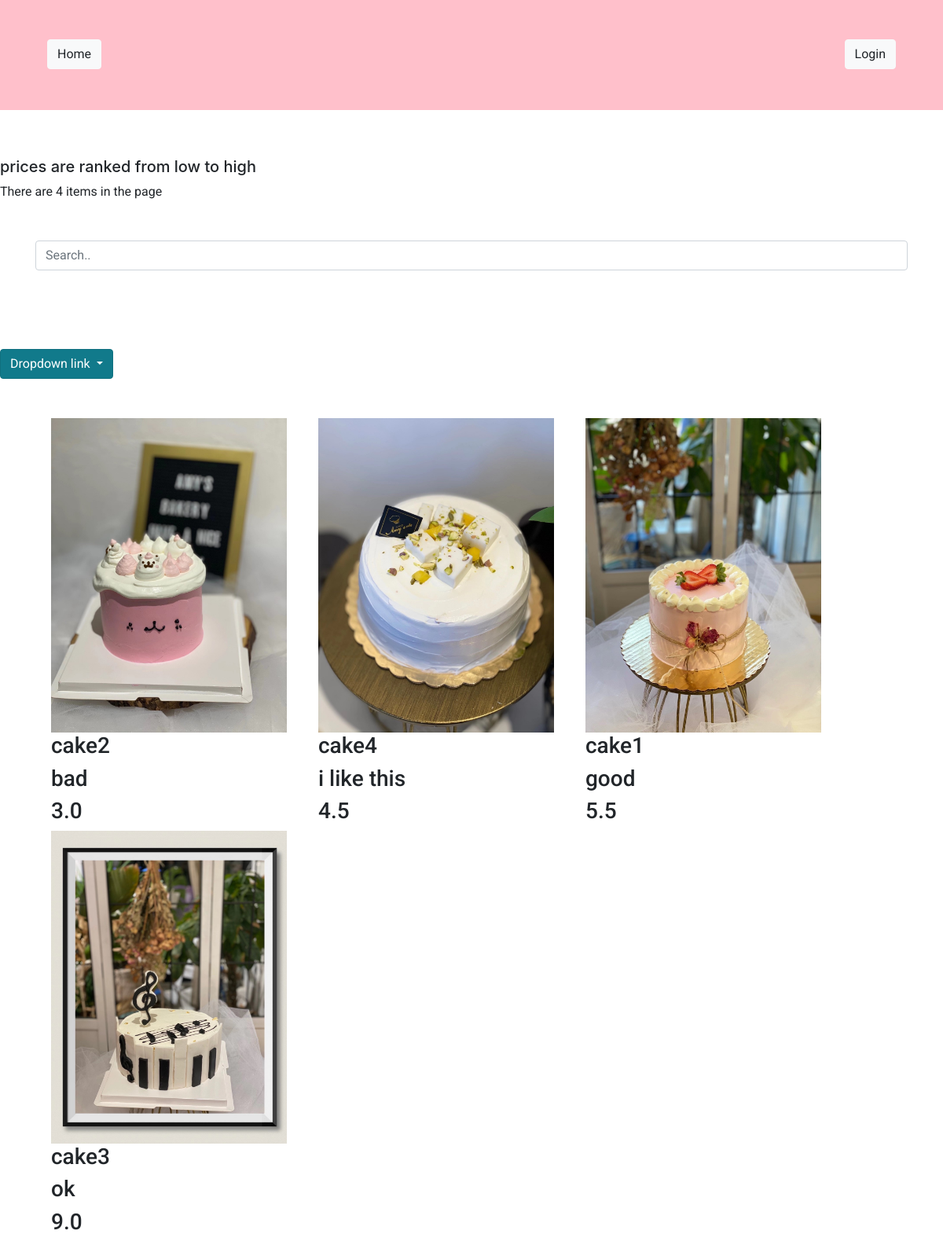
The app's page /low_price, older data.
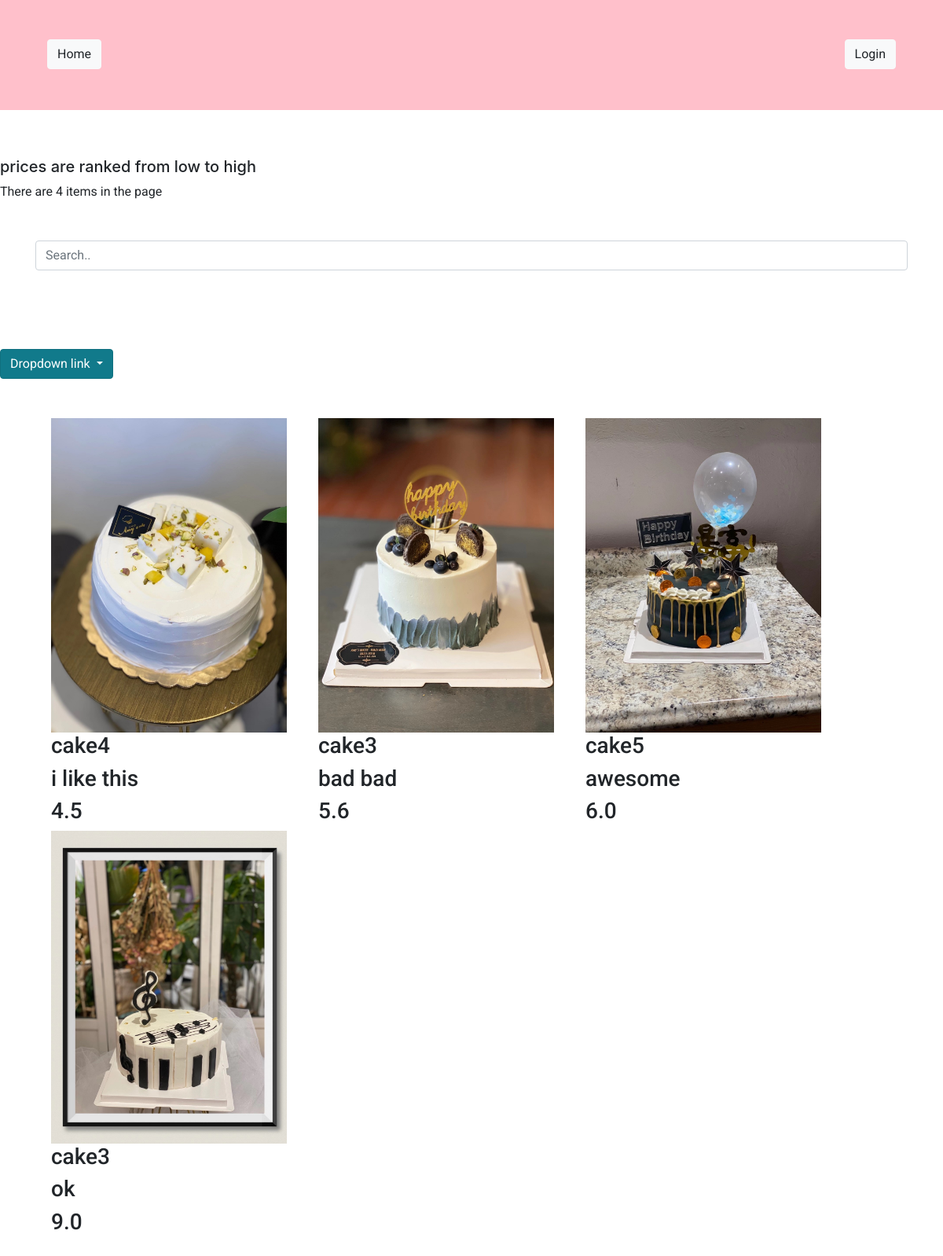
The same page, newer data.
### app/models.py (models this page shows, shortened)
class Product(db.Model):
    __tablename__ = 'products'
    id = db.Column(db.Integer,primary_key = True)
    product_name = db.Column(db.Text)
    product_description = db.Column(db.Text)
    product_image = db.Column(db.String(20), nullable=False)
    product_price = db.Column(db.REAL)

### app/routes.py (the view)
@app.route('/low_price')
def low_price():
    conn = get_db_connection()
    total_item_in_home_page = conn.execute('SELECT count(*) FROM products;').fetchone()
    get_price_high_to_low = conn.execute('''
    SELECT p.product_price, p.product_name, p.product_image,p.product_description
    FROM products p
    ORDER BY p.product_price ASC
    ''').fetchall()
    conn.close()
    return render_template('low_price.html', get_price_high_to_low = get_price_high_to_low, total_item_in_home_page = total_item_in_home_page)

### app/routes.py (called while the page is built)
def get_db_connection():
    conn = sqlite3.connect('app.db')
    conn.row_factory = sqlite3.Row
    return conn

### app/templates/low_price.html (shortened to what this page needs)
{% extends "base.html" %} {% block content %}
<h5>prices are ranked from low to high</h5>
<p id="length">There are {{ total_item_in_home_page[0] }} items in the page</p>
<div class="container">
    <input class="form-control" id="myInput" type="text" placeholder="Search..">
</div>
<div class="dropdown show">
    <a class="btn btn-info dropdown-toggle" href="#" role="button" id="dropdownMenuLink" data-toggle="dropdown" aria-haspopup="true" aria-expanded="false">
      Dropdown link
    </a>
</div>
<div class="container">
    {% for high_products_list in get_price_high_to_low %}
    <div class="image" name="total" id="myTable">
        <img class="photo" id="product-image-{{loop.index}}" src="{{ url_for('upload', filename=high_products_list[2]) }}" style="width: 300px">
        <h3 id="product-name-{{loop.index}}">{{ high_products_list[1] }}</h3>
        <h3 id="product-description-{{loop.index}}">{{ high_products_list[3] }}</h3>
        <h3 id="product-price-{{loop.index}}">{{ high_products_list[0] }}</h3>
    </div>
    {% endfor %}
</div>
{% endblock %}

Row changes from the older to the newer data that the page shows:
removed Product: product_image (picture), product_name "cake2", product_description "bad", product_price "3.0"
removed Product: product_image (picture), product_name "cake1", product_description "good", product_price "5.5"
added Product: product_image (picture), product_name "cake3", product_description "bad bad", product_price "5.6"
added Product: product_image (picture), product_name "cake5", product_description "awesome", product_price "6.0"
